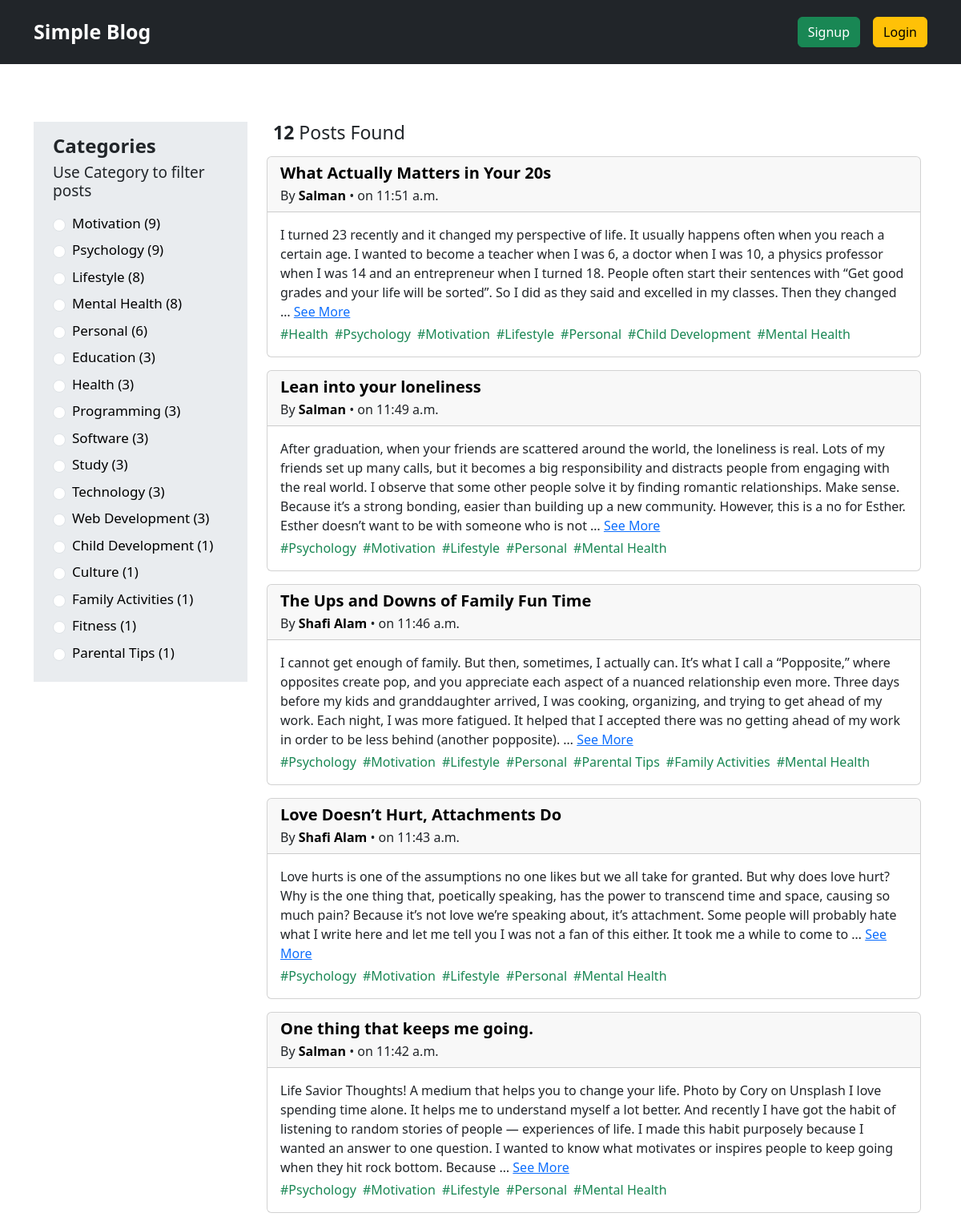
The page / (upper part) on the database its author committed.
### categories/models.py (models this page shows)
class Category(models.Model):
    name = models.CharField(max_length=100)
    slug = models.SlugField(max_length=100, unique=True, null=True, blank=True)
    def __str__(self):
        return self.name

### posts/models.py (models this page shows, shortened)
class Post(models.Model):
    title = models.CharField(max_length=200)
    slug = models.SlugField(max_length=200, unique=True, null=True, blank=True)
    content = models.TextField()
    category = models.ManyToManyField(Category)
    author = models.ForeignKey(User, on_delete=models.CASCADE)
    created_at = models.DateTimeField(auto_now_add=True)

### simple_blog/views.py (the view)
# urls.py: 2. Add a URL to urlpatterns:  path('', views.home, name='home')
def home(request, category_slug = None):
    categories = Category.objects.annotate(post_count=Count('post')).filter(post_count__gt=0).order_by('-post_count')
    if category_slug is not None:
        category = Category.objects.get(slug=category_slug)
        posts = Post.objects.filter(category=category)
    else:
        posts = Post.objects.all().order_by('-id')
    return render(request, 'home.html', {'posts': posts, 'categories': categories})

### templates/home.html
{% extends 'base.html' %}
{% block content %}
<section>
    <div class="row row-cols-1 row-cols-lg-2 gx-3 gy-4">
        <div class="col-12 col-lg-3">
            <div class="bg-body-secondary px-4 py-3">
                <h5 class="fw-semibold mb-2" style="font-size: 24px;">Categories</h5>
                <h6 class="mb-3" style="font-size: 19px;">Use Category to filter posts</h6>
                <div class="d-block d-sm-flex flex-wrap d-lg-block column-gap-2 row-gap-1 column-gap-lg-0 row-gap-0">
                    {% for category in categories %}
                    <div class="form-check mb-2 d-flex align-items-center gap-2" style="cursor:pointer;">
                        <input class="form-check-input" type="radio" name="category" id="{{category.id}}" value="{{category.id}}">
                        <label class="form-check-label" for="{{category.id}}">
                            <a href="{% url 'categorized_posts' category.slug %}" class="text-decoration-none text-black" style="font-size: 17px;">{{category}} ({{category.post_count}})</a>
                        </label>
                    </div>
                    {% endfor %}
                </div>
            </div>
        </div>
        <div class="col-12 col-lg-9 px-3">
            <div class="mb-3 px-2">
                <h5 style="font-size: 23px;"><b>{{posts|length}}</b> Posts Found</h5>
            </div>
            <div class="row row-cols-1 g-3">
                {% for post in posts %}
                <div class="col">
                    <div class="card">
                        <div class="card-header">
                            <h5 class="card-title fw-bold">
                                <a href="{% url 'view_post' post.slug %}" class="text-decoration-none text-black">{{post.title}}</a>
                            </h5>
                            <p class="card-subtitle">By <a href="{% url 'author' post.author.username %}" class="text-black fw-semibold text-decoration-none">{{post.author.first_name|capfirst}} {{post.author.last_name|capfirst}}</a> • on {{post.created_at|time}}</p>
                        </div>
                        <div class="card-body">
                            <p class="card-text mb-1">
                                {{post.content|truncatewords:80}}
                                <a href="{% url 'view_post' post.slug %}">See More</a>
                            </p>
                            <div class="d-flex items-center flex-wrap">
                                {% for category in post.category.all %}
                                    <span class="text-success me-2">#{{category.name}}</span>
                                {% endfor %}
                            </div>
                        </div>
                    </div>
                </div>
                {% endfor %}
            </div>
        </div>
    </div>
</section>
{% endblock %}

### rows shown on the page
Category: name "Motivation", post_count "9"
Category: name "Psychology", post_count "9"
Category: name "Lifestyle", post_count "8"
Category: name "Mental Health", post_count "8"
Category: name "Personal", post_count "6"
Category: name "Education", post_count "3"
Category: name "Health", post_count "3"
Category: name "Programming", post_count "3"
Category: name "Software", post_count "3"
Category: name "Study", post_count "3"
Category: name "Technology", post_count "3"
Category: name "Web Development", post_count "3"
Category: name "Child Development", post_count "1"
Category: name "Culture", post_count "1"
Category: name "Family Activities", post_count "1"
Category: name "Fitness", post_count "1"
Category: name "Parental Tips", post_count "1"
Post: title "What Actually Matters in Your 20s", author.first_name "Salman", created_at "11:51 a.m.", content "I turned 23 recently and it changed my perspective of life. It usually happens often when you reach a certain age. I wanted to become a teacher when I was 6, a doctor when I was 10, a physics professor when I was 14 and an entrepreneur when I turned 18. People often start their sentences with “Get good grades and your life will be sorted”. So I did as they said and excelled in my classes. Then they changed …"
Post: title "Lean into your loneliness", author.first_name "Salman", created_at "11:49 a.m.", content "After graduation, when your friends are scattered around the world, the loneliness is real. Lots of my friends set up many calls, but it becomes a big responsibility and distracts people from engaging with the real world. I observe that some other people solve it by finding romantic relationships. Make sense. Because it’s a strong bonding, easier than building up a new community. However, this is a no for Esther. Esther doesn’t want to be with someone who is not …"
Post: title "The Ups and Downs of Family Fun Time", author.first_name "Shafi", author.last_name "Alam", created_at "11:46 a.m.", content "I cannot get enough of family. But then, sometimes, I actually can. It’s what I call a “Popposite,” where opposites create pop, and you appreciate each aspect of a nuanced relationship even more. Three days before my kids and granddaughter arrived, I was cooking, organizing, and trying to get ahead of my work. Each night, I was more fatigued. It helped that I accepted there was no getting ahead of my work in order to be less behind (another popposite). …"
Post: title "Love Doesn’t Hurt, Attachments Do", author.first_name "Shafi", author.last_name "Alam", created_at "11:43 a.m.", content "Love hurts is one of the assumptions no one likes but we all take for granted. But why does love hurt? Why is the one thing that, poetically speaking, has the power to transcend time and space, causing so much pain? Because it’s not love we’re speaking about, it’s attachment. Some people will probably hate what I write here and let me tell you I was not a fan of this either. It took me a while to come to …"
Post: title "One thing that keeps me going.", author.first_name "Salman", created_at "11:42 a.m.", content "Life Savior Thoughts! A medium that helps you to change your life. Photo by Cory on Unsplash I love spending time alone. It helps me to understand myself a lot better. And recently I have got the habit of listening to random stories of people — experiences of life. I made this habit purposely because I wanted an answer to one question. I wanted to know what motivates or inspires people to keep going when they hit rock bottom. Because …"

### other values the page prints
{{ posts|length }} "12"
